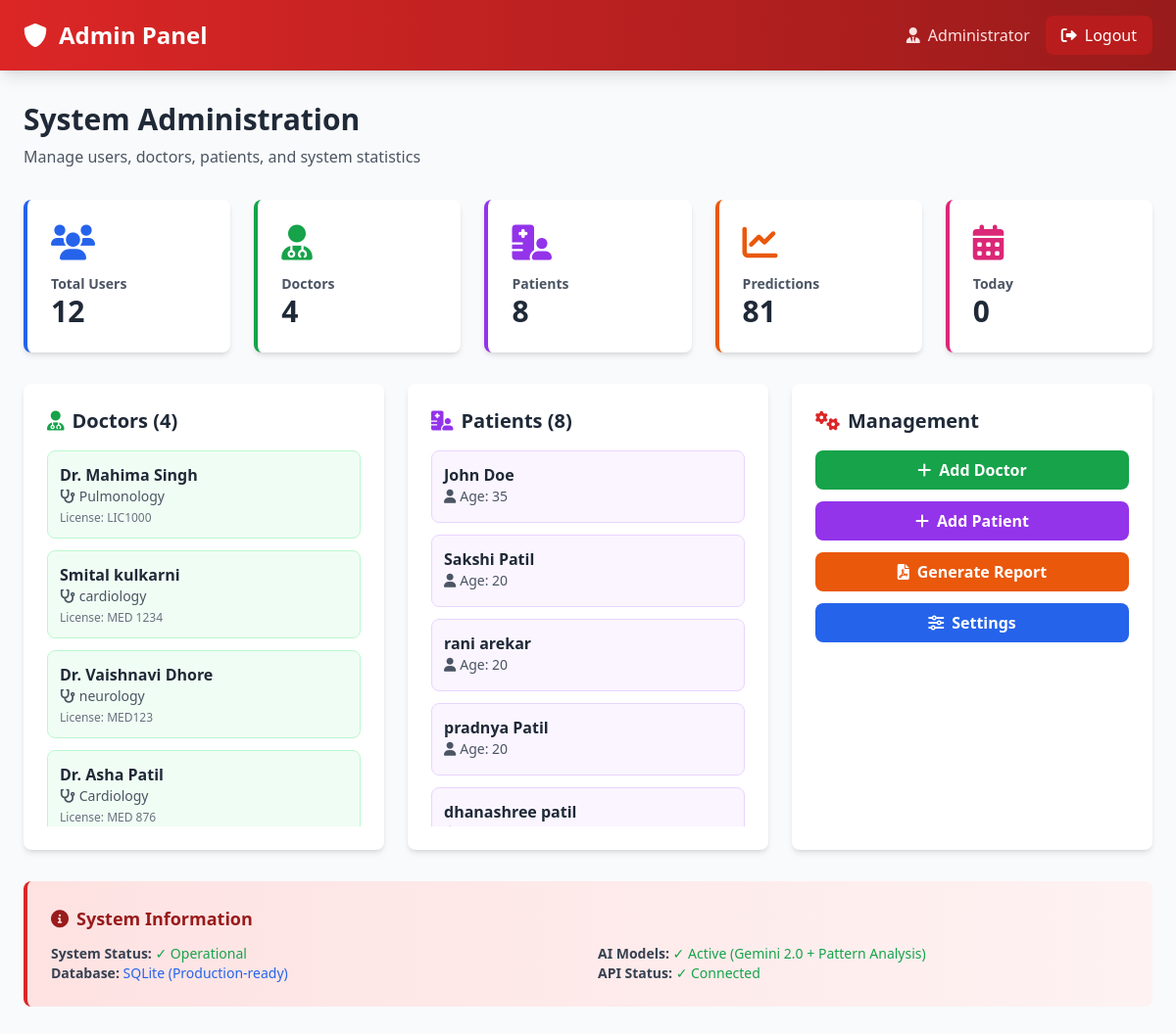
Screenshot of /dashboard/admin (signed in) with the database file from the repository.
### app/models.py (models this page shows, shortened)
class Doctor(db.Model):
    __tablename__ = 'doctors'
    id = db.Column(db.Integer, primary_key=True)
    user_id = db.Column(db.Integer, db.ForeignKey('users.id'), nullable=False, unique=True)
    full_name = db.Column(db.String(120), nullable=False)
    specialization = db.Column(db.String(100), nullable=False)
    phone = db.Column(db.String(20))
    license_number = db.Column(db.String(50), unique=True)
    created_at = db.Column(db.DateTime, nullable=False, default=datetime.utcnow)
    patients = db.relationship('DoctorPatient', backref='doctor', cascade='all, delete-orphan')
    predictions = db.relationship('Prediction', backref='doctor', lazy=True)

class Patient(db.Model):
    __tablename__ = 'patients'
    id = db.Column(db.Integer, primary_key=True)
    user_id = db.Column(db.Integer, db.ForeignKey('users.id'), nullable=True, unique=True)  # Made nullable for Asha-managed patients
    full_name = db.Column(db.String(120), nullable=False)
    age = db.Column(db.Integer)
    gender = db.Column(db.String(10))
    phone = db.Column(db.String(20))
    address = db.Column(db.String(255))
    region = db.Column(db.String(100))  # Region for Asha Worker filtering
    medical_history = db.Column(db.Text)
    diagnosed_disease = db.Column(db.String(255))  # For Asha-managed patients
    asha_worker_id = db.Column(db.Integer, db.ForeignKey('asha_workers.id'), nullable=True)  # Link to Asha Worker
    created_at = db.Column(db.DateTime, nullable=False, default=datetime.utcnow)
    doctors = db.relationship('DoctorPatient', backref='patient', cascade='all, delete-orphan')
    predictions = db.relationship('Prediction', backref='patient', lazy=True)

### app/dashboard_routes.py (the view)
@dashboards.route('/admin', methods=['GET'])
@login_required
@role_required('admin')
def admin_dashboard():
    admin = get_current_admin()
    stats = get_admin_stats()
    doctors = Doctor.query.all()
    patients = Patient.query.all()
    return render_template('dashboards/admin_dashboard.html',
                         admin=admin,
                         stats=stats,
                         doctors=doctors,
                         patients=patients)

### app/auth.py (called while the page is built)
def login_required(f):
    @wraps(f)
    def decorated_function(*args, **kwargs):
        if 'user_id' not in session:
            flash('Please log in first', 'warning')
            return redirect(url_for('routes.index'))
        return f(*args, **kwargs)
    return decorated_function

def role_required(*allowed_roles):
    def decorator(f):
        @wraps(f)
        def decorated_function(*args, **kwargs):
            if 'user_id' not in session:
                flash('Please log in first', 'warning')
                return redirect(url_for('login'))
            if session.get('user_role') not in allowed_roles:
                flash('You do not have permission to access this page', 'danger')
                return redirect(url_for('index'))
            return f(*args, **kwargs)
        return decorated_function
    return decorator

def get_current_user():
    user_id = session.get('user_id')
    if user_id:
        return User.query.get(user_id)
    return None

def get_current_admin():
    from app.models import Admin
    user = get_current_user()
    if user and user.admin:
        return user.admin
    return None

### app/dashboard_routes.py (called while the page is built)
def get_admin_stats():
    return {
        'total_users': User.query.count(),
        'total_doctors': Doctor.query.count(),
        'total_patients': Patient.query.count(),
        'total_predictions': Prediction.query.count(),
        'predictions_today': Prediction.query.filter(
            func.date(Prediction.created_at) == datetime.now().date()
        ).count(),
    }

### app/templates/dashboards/admin_dashboard.html (shortened to what this page needs)
<!DOCTYPE html>
<html lang="en">
<head>
    <script src="https://cdn.tailwindcss.com"></script>
    <link rel="stylesheet" href="https://cdnjs.cloudflare.com/ajax/libs/font-awesome/6.0.0/css/all.min.css">
</head>
<body class="bg-gray-50">
    <nav class="bg-gradient-to-r from-red-600 to-red-800 text-white shadow-lg">
        <div class="max-w-7xl mx-auto px-6 py-4">
            <div class="flex justify-between items-center">
                <div class="flex items-center space-x-3">
                    <i class="fas fa-shield-alt text-2xl"></i>
                    <h1 class="text-2xl font-bold">Admin Panel</h1>
                </div>
                <div class="flex items-center space-x-4">
                    <span class="text-red-100"><i class="fas fa-user-tie mr-2"></i>Administrator</span>
                    <form method="POST" action="{{ url_for('auth.logout') }}" style="display: inline;">
                        <button type="submit" class="bg-red-700 hover:bg-red-900 px-4 py-2 rounded-lg transition">
                            <i class="fas fa-sign-out-alt mr-2"></i>Logout
                        </button>
                    </form>
                </div>
            </div>
        </div>
    </nav>
    <div class="max-w-7xl mx-auto px-6 py-8">
        <div class="mb-8">
            <h2 class="text-3xl font-bold text-gray-800 mb-2">System Administration</h2>
            <p class="text-gray-600">Manage users, doctors, patients, and system statistics</p>
        </div>
        <div class="grid grid-cols-1 md:grid-cols-5 gap-6 mb-8">
            <div class="bg-white rounded-lg shadow-md p-6 border-l-4 border-blue-600">
                <i class="fas fa-users text-4xl text-blue-600 mb-3"></i>
                <h3 class="text-gray-600 text-sm font-semibold">Total Users</h3>
                <p class="text-3xl font-bold text-gray-800">{{ stats.total_users }}</p>
            </div>
            <div class="bg-white rounded-lg shadow-md p-6 border-l-4 border-green-600">
                <i class="fas fa-user-md text-4xl text-green-600 mb-3"></i>
                <h3 class="text-gray-600 text-sm font-semibold">Doctors</h3>
                <p class="text-3xl font-bold text-gray-800">{{ stats.total_doctors }}</p>
            </div>
            <div class="bg-white rounded-lg shadow-md p-6 border-l-4 border-purple-600">
                <i class="fas fa-hospital-user text-4xl text-purple-600 mb-3"></i>
                <h3 class="text-gray-600 text-sm font-semibold">Patients</h3>
                <p class="text-3xl font-bold text-gray-800">{{ stats.total_patients }}</p>
            </div>
            <div class="bg-white rounded-lg shadow-md p-6 border-l-4 border-orange-600">
                <i class="fas fa-chart-line text-4xl text-orange-600 mb-3"></i>
                <h3 class="text-gray-600 text-sm font-semibold">Predictions</h3>
                <p class="text-3xl font-bold text-gray-800">{{ stats.total_predictions }}</p>
            </div>
            <div class="bg-white rounded-lg shadow-md p-6 border-l-4 border-pink-600">
                <i class="fas fa-calendar-alt text-4xl text-pink-600 mb-3"></i>
                <h3 class="text-gray-600 text-sm font-semibold">Today</h3>
                <p class="text-3xl font-bold text-gray-800">{{ stats.predictions_today }}</p>
            </div>
        </div>
        <div class="grid grid-cols-1 lg:grid-cols-3 gap-6 mb-8">
            <div class="bg-white rounded-lg shadow-md p-6 lg:col-span-1">
                <h3 class="text-xl font-bold text-gray-800 mb-4">
                    <i class="fas fa-user-md mr-2 text-green-600"></i>Doctors ({{ stats.total_doctors }})
                </h3>
                <div class="space-y-3 max-h-96 overflow-y-auto">
                    {% if doctors %}
                        {% for doctor in doctors[:5] %}
                            <div class="bg-green-50 border border-green-200 rounded-lg p-3">
                                <p class="font-semibold text-gray-800">{{ doctor.full_name }}</p>
                                <p class="text-sm text-gray-600"><i class="fas fa-stethoscope mr-1"></i>{{ doctor.specialization }}</p>
                                <p class="text-xs text-gray-500 mt-1">License: {{ doctor.license_number }}</p>
                            </div>
                        {% endfor %}
                    {% else %}
                        <p class="text-gray-600 text-center py-6">No doctors yet</p>
                    {% endif %}
                </div>
            </div>
            <div class="bg-white rounded-lg shadow-md p-6 lg:col-span-1">
                <h3 class="text-xl font-bold text-gray-800 mb-4">
                    <i class="fas fa-hospital-user mr-2 text-purple-600"></i>Patients ({{ stats.total_patients }})
                </h3>
                <div class="space-y-3 max-h-96 overflow-y-auto">
                    {% if patients %}
                        {% for patient in patients[:5] %}
                            <div class="bg-purple-50 border border-purple-200 rounded-lg p-3">
                                <p class="font-semibold text-gray-800">{{ patient.full_name }}</p>
                                <p class="text-sm text-gray-600"><i class="fas fa-user mr-1"></i>Age: {{ patient.age or 'N/A' }}</p>
                            </div>
                        {% endfor %}
                    {% else %}
                        <p class="text-gray-600 text-center py-6">No patients yet</p>
                    {% endif %}
                </div>
            </div>
            <div class="bg-white rounded-lg shadow-md p-6">
                <h3 class="text-xl font-bold text-gray-800 mb-4">
                    <i class="fas fa-cogs mr-2 text-red-600"></i>Management
                </h3>
                <div class="space-y-3">
                    <button onclick="openAddDoctorModal()" class="w-full bg-green-600 hover:bg-green-700 text-white font-semibold py-2 px-4 rounded-lg transition">
                        <i class="fas fa-plus mr-2"></i>Add Doctor
                    </button>
                    <button onclick="openAddPatientModal()" class="w-full bg-purple-600 hover:bg-purple-700 text-white font-semibold py-2 px-4 rounded-lg transition">
                        <i class="fas fa-plus mr-2"></i>Add Patient
                    </button>
                    <a href="{{ url_for('dashboards.admin_report_generator') }}" class="block w-full bg-orange-600 hover:bg-orange-700 text-white font-semibold py-2 px-4 rounded-lg transition text-center">
                        <i class="fas fa-file-pdf mr-2"></i>Generate Report
                    </a>
                    <a href="{{ url_for('dashboards.admin_settings') }}" class="block w-full bg-blue-600 hover:bg-blue-700 text-white font-semibold py-2 px-4 rounded-lg transition text-center">
                        <i class="fas fa-sliders-h mr-2"></i>Settings
                    </a>
                </div>
            </div>
        </div>
        <div class="bg-gradient-to-r from-red-100 to-red-50 border-l-4 border-red-600 rounded-lg p-6">
            <h4 class="text-lg font-bold text-red-800 mb-3">
                <i class="fas fa-info-circle mr-2"></i>System Information
            </h4>
            <div class="grid grid-cols-1 md:grid-cols-2 gap-4 text-sm text-gray-700">
                <div>
                    <p><strong>System Status:</strong> <span class="text-green-600">✓ Operational</span></p>
                    <p><strong>Database:</strong> <span class="text-blue-600">SQLite (Production-ready)</span></p>
                </div>
                <div>
                    <p><strong>AI Models:</strong> <span class="text-green-600">✓ Active (Gemini 2.0 + Pattern Analysis)</span></p>
                    <p><strong>API Status:</strong> <span class="text-green-600">✓ Connected</span></p>
                </div>
            </div>
        </div>
    </div>
</body>
</html>

### rows the page displays
Doctor: full_name "Dr. Mahima Singh", specialization "Pulmonology", license_number "LIC1000"
Doctor: full_name "Smital kulkarni", specialization "cardiology", license_number "MED 1234"
Doctor: full_name "Dr. Vaishnavi Dhore", specialization "neurology", license_number "MED123"
Doctor: full_name "Dr. Asha Patil", specialization "Cardiology", license_number "MED 876"
Patient: full_name "John Doe", age "35"
Patient: full_name "Sakshi Patil", age "20"
Patient: full_name "rani arekar", age "20"
Patient: full_name "pradnya Patil", age "20"
Patient: full_name "dhanashree patil"

### other values shown
{{ stats.total_users }} "12"
{{ stats.total_doctors }} "4"
{{ stats.total_patients }} "8"
{{ stats.total_predictions }} "81"
{{ stats.predictions_today }} "0"
